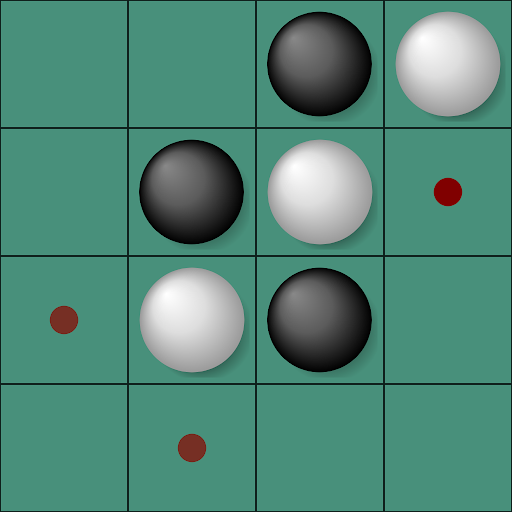
#> input picture uploads/random-board-gamesman-uni.png, 512 x 512 px, found by its file name
$ jupyter execute --allow-errors othello-cv-md.ipynb   (shell and % lines are left out)   (text cells are left out)
#> lines starting #> are read from the running program, lines starting #| are printed output that depends on the picture; after the words box and inside, x2 and y2 are one past the last pixel; in counts of white or black regions, pixels touching at a corner belong together; pictures that were not available may be replaced by others from this repository, and a replacement may not be noted
[cell 1]
# Import all libraries here

import sys
if sys.version_info[0] < 3:
	raise Exception("Python 3 not detected.")
import numpy as np
import matplotlib.pyplot as plt
from sklearn import svm
from scipy import io
import scipy
import cv2

[cell 2]
# Load the image
image = cv2.imread('images/random-board-gamesman-uni.png')
#> image is the input picture: shape (512, 512, 3); mean B, G, R 119.7, 135.9, 81.2

# Convert to grayscale
gray = cv2.cvtColor(image, cv2.COLOR_BGR2GRAY)
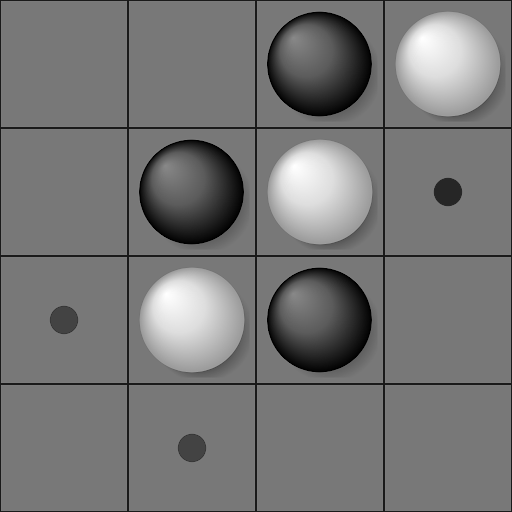
#> gray: shape (512, 512); min 0, max 255, mean 117.6

# Apply GaussianBlur to reduce noise and improve edge detection
blurred = cv2.GaussianBlur(gray, (5, 5), 0)

# Detect edges using Canny edge detector
edges = cv2.Canny(blurred, threshold1=50, threshold2=150)
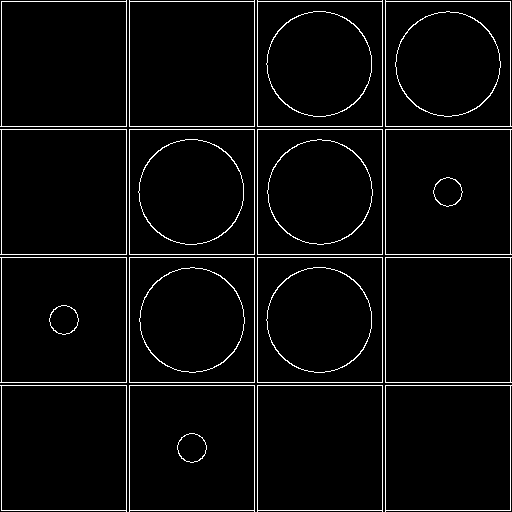
#> edges: shape (512, 512); 4% white in thin lines or dots

# Find contours based on edges detected
contours, hierarchy = cv2.findContours(edges, cv2.RETR_EXTERNAL, cv2.CHAIN_APPROX_SIMPLE)
#> contours = 16 contours; largest, box (x1, y1, x2, y2) and area: (385, 385, 512, 512) 15626, (257, 385, 383, 512) 15626, (129, 385, 255, 512) 15626, (0, 385, 127, 512) 15626, (385, 257, 512, 383) 15626

# Assuming the largest contour is the board, find its bounding box
board_contour = max(contours, key=cv2.contourArea)
#> board_contour = [[385, 385], [385, 511], [386, 510], [510, 510], [510, 386], [511, 385]]
x, y, w, h = cv2.boundingRect(board_contour)
#> x = 385; y = 385; w = 127; h = 127

# Crop the image to the board's bounding box (optional, for further processing)
board = image[y:y+h, x:x+w]
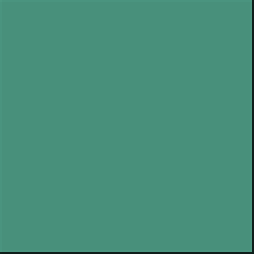
#> board: shape (127, 127, 3) (shown 2 times larger); mean B, G, R 121.6, 142.4, 71.2

cv2.imshow('Board', board)
cv2.waitKey(0)
cv2.destroyAllWindows()

[cell 3]
# w is the width from above
# h is the height of the image from above

grid_size = 4
square_width, square_height = w // grid_size, h // grid_size
#> square_width = 31; square_height = 31

# 0 for empty, 1 for black, 2 for white
game_state = np.zeros((grid_size, grid_size), dtype=int)

# Convert the whole board image to HSV for better color segmentation
hsv_board = cv2.cvtColor(board, cv2.COLOR_BGR2HSV)
#> hsv_board: shape (127, 127, 3); mean H, S, V 81.1, 127.1, 142.4

# Define color ranges for black and white pieces
# Note: These ranges might need adjustment based on your lighting conditions and camera
black_lower, black_upper = np.array([0, 0, 0]), np.array([180, 255, 50])
white_lower, white_upper = np.array([0, 0, 200]), np.array([180, 25, 255])

# Create masks for black and white for the whole board
black_mask = cv2.inRange(hsv_board, black_lower, black_upper)
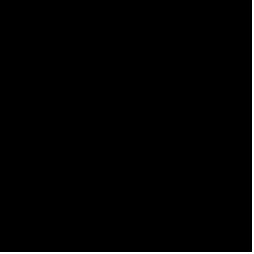
#> black_mask: shape (127, 127) (shown 2 times larger); 1.6% white in thin lines or dots
white_mask = cv2.inRange(hsv_board, white_lower, white_upper)
#> white_mask: shape (127, 127); every value is 0


# What we hope to accomplish
# Convert the whole board image to a mask to determine black pieces
# Convert the whole board image to a mask to determine white pieces
#> (the rest of this cell did not finish here and is left out)

#> (a cell that did not finish here is left out)

[cell 5]
# [87 lines left out: function get_gamestate_from_board_image, not called in this run]

[cell 6]
# [33 lines left out: function get_move_from_two_frames, not called in this run]

[cell 7]
def extract_and_save_all_frames(video_path, output_folder):
    # Open the video file
#> called with video_path = 'path_to_your_video.mp4', output_folder = 'path_to_output_folder'
    cap = cv2.VideoCapture(video_path)

    if not cap.isOpened():
        print("Error: Could not open video.")
        return

    frame_count = 0
    while True:
        # Read the next frame
        ret, frame = cap.read()
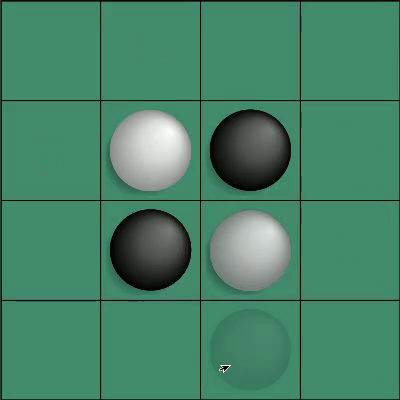
#> input picture frame 135 of uploads/export-othello-gamesmanuni-full.mp4, 400 x 400 px, given in place of path_to_your_video.mp4, which was not available
#> frame is the input picture: shape (400, 400, 3); mean B, G, R 103.9, 130.9, 70.1

        # If frame is read correctly ret is True
        if not ret:
            break  # Exit the loop if there are no frames left to read

        # Construct the output filename
        output_filename = f"{output_folder}/frame_{frame_count:04d}.jpg"

        # Save the frame to disk
        cv2.imwrite(output_filename, frame)

        # Increment the frame count
        frame_count += 1

    # Release the video capture object
    cap.release()

    print(f"Total frames saved: {frame_count}")

# Example usage
video_path = 'path_to_your_video.mp4'
output_folder = 'path_to_output_folder'
extract_and_save_all_frames(video_path, output_folder)
